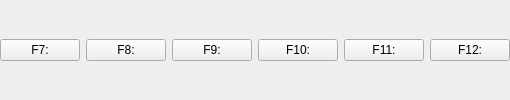
           <widget class="QFrame" name="Button_Row2">
            <property name="lineWidth">
             <number>0</number>
            </property>
            <layout class="QHBoxLayout" name="ButtonRow2">
             <property name="leftMargin">
              <number>0</number>
             </property>
             <property name="topMargin">
              <number>10</number>
             </property>
             <property name="rightMargin">
              <number>0</number>
             </property>
             <property name="bottomMargin">
              <number>10</number>
             </property>
             <item>
              <widget class="QPushButton" name="F7">
               <property name="focusPolicy">
                <enum>Qt::NoFocus</enum>
               </property>
               <property name="accessibleName">
                <string>F7</string>
               </property>
               <property name="text">
                <string>F7:</string>
               </property>
              </widget>
             </item>
             <item>
              <widget class="QPushButton" name="F8">
               <property name="focusPolicy">
                <enum>Qt::NoFocus</enum>
               </property>
               <property name="accessibleName">
                <string>F8</string>
               </property>
               <property name="text">
                <string>F8:</string>
               </property>
              </widget>
             </item>
             <item>
              <widget class="QPushButton" name="F9">
               <property name="focusPolicy">
                <enum>Qt::NoFocus</enum>
               </property>
               <property name="accessibleName">
                <string>F9</string>
               </property>
               <property name="text">
                <string>F9:</string>
               </property>
              </widget>
             </item>
             <item>
              <widget class="QPushButton" name="F10">
               <property name="focusPolicy">
                <enum>Qt::NoFocus</enum>
               </property>
               <property name="accessibleName">
                <string>F10</string>
               </property>
               <property name="text">
                <string>F10:</string>
               </property>
              </widget>
             </item>
             <item>
              <widget class="QPushButton" name="F11">
               <property name="focusPolicy">
                <enum>Qt::NoFocus</enum>
               </property>
               <property name="accessibleName">
                <string>F11</string>
               </property>
               <property name="text">
                <string>F11:</string>
               </property>
              </widget>
             </item>
             <item>
              <widget class="QPushButton" name="F12">
               <property name="focusPolicy">
                <enum>Qt::NoFocus</enum>
               </property>
               <property name="accessibleName">
                <string>F12</string>
               </property>
               <property name="text">
                <string>F12:</string>
               </property>
              </widget>
             </item>
            </layout>
           </widget>
